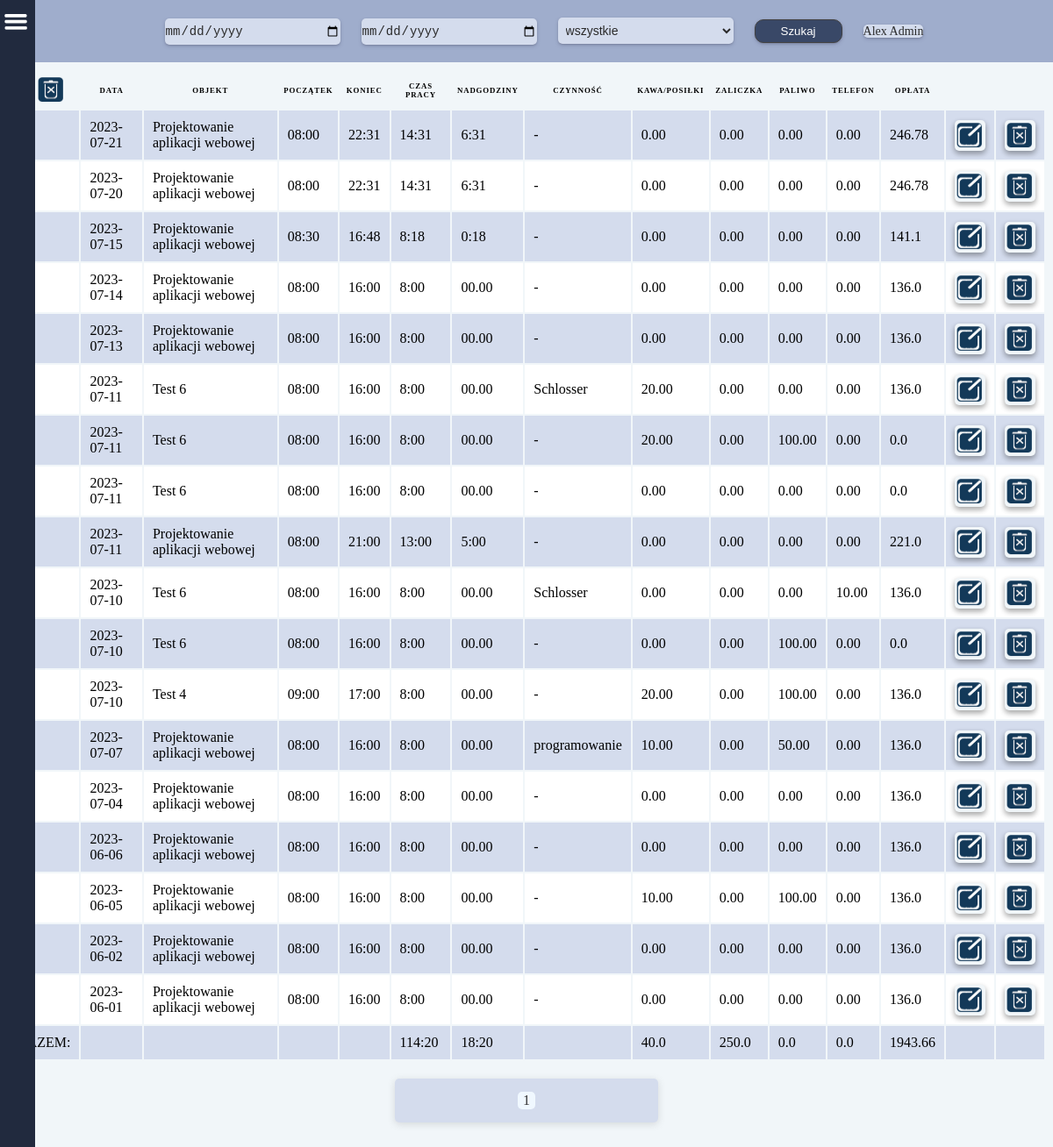
Screenshot of /user_raport/1/ (signed in) with the database file from the repository.
### users/models.py (models this page shows, shortened)
class CustomUser(AbstractBaseUser, PermissionsMixin):
    acceptation = models.BooleanField(
        _('Zatwierdź'),
        default=False,
    )
    username = models.CharField(
        _('Użytkownik'),
        null=True,
        max_length= 255,
        )
    email = models.EmailField(_("email"), unique=True)
    fp_token = models.CharField(
        null=True,
        max_length=192,
        unique=True,
    )
    token_expiration = models.DateTimeField(
        _('Czas życia tokena'),
        null=True,
        blank=True,
    )
    ip_address = models.JSONField(
        null=True,
    )
    birthday = models.CharField(
        _('Data urodzenia'),
        null=True,
        max_length= 55,
        )
    birthplace = models.CharField(
        _('Miejsce urodzenia'),
        null=True,
        max_length= 255,
        )
    workplace = models.CharField(
        _('Miejsce pracy'),
        null=True,
        max_length= 255,
        )
    religion = models.CharField(
        _('Religia'),
        null=True,
        max_length= 255,
        )
    insurance_number = models.CharField(
        _('Numer ubezpieczenia'),
        null=True,
        max_length= 255,
        )
    tax_number = models.CharField(
        _('Numer podatkowy'),
        null=True,
        max_length= 255,
        )
    adress_pl = models.CharField(
        _('Adres w Polsce'),
        null=True,
        max_length= 255,
        )
    adress_de = models.CharField(
        _('Adres w Niemczech'),
        null=True,
        max_length= 255,
        )
    profession = models.CharField(
        _('Zawód'),
        null=True,
        max_length= 255,
        )
    position = models.CharField(
        _('Stanowisko (pracuje w)'),
        null=True,
        max_length= 255,
        )
    internal_tax_number = models.CharField(
        _('Wewnętrzny numer podatkowy'),
        null=True,
        max_length= 255,
        )
    nfz_name = models.CharField(
        _('NFZ - nazwa'),
        null=True,
        max_length= 255,
        )
    nfz_adress = models.CharField(
        _('NFZ - adres'),
        null=True,
        max_length= 255,
        )
    phone_number = models.CharField(
        _('Telefon'),
        null=True,
        max_length= 255,
        )
    bank = models.CharField(
        _('Nazwa banku'),
        null=True,
        max_length= 255,
        )
    bic_swift = models.CharField(
        _('BIC/SWIFT'),
        null=True,
        max_length= 255,
        )
    bank_account = models.CharField(
        _('Konto i właściciel'),
        null=True,
        max_length= 255,
        )
    health_insurance_de = models.CharField(
        _('Ubezpieczenie w Niemczech'),
        null=True,
        max_length= 255,
        )
    health_insurance_de_number = models.CharField(
        _('KK VersNr'),
        null=True,
        max_length= 255,
        )
    shoe_size = models.CharField(
        _('Rozmiar buta'),
        null=True,
        max_length= 255,
        )
    growth = models.CharField(
        _('Wzrost'),
        null=True,
        max_length= 255,
        )
    work_clothes = models.CharField(
        _('Ubranie robocze'),
        null=True,
        max_length= 255,
        )
    rights = models.CharField(
        _('Uprawnienia'),
        null=True,
        max_length= 255,
        )
    payment = models.FloatField(
        _('Stawka za godzinę'),
        default=0
    )
    vacations_days_quantity = models.IntegerField(
        _('Ilość przysługujących dni urlopu'),
        default=0,
    )
    vacations_days_quantity_de = models.IntegerField(
        _('Ilość przysługujących dni urlopu'),
        default=0,
    )
    vacacions_on_demand = models.IntegerField(
        _('Ilość dni urlopu na żądanie'),
        default=4,
    )
    cares_vacations = models.IntegerField(
        _('Ilość dni urlopu opiekuńczego'),
        default=5,
    )
    force_majeure_vacations = models.IntegerField(
        _('Ilość godzin urlopu z powodu siły wyższej'),
        default=16,
    )
    compassionate_vacations = models.IntegerField(
        _('Ilość dni urlopu okolicznościowego'),
        default=2,
    )
    last_year_vacations_days_quantity = models.IntegerField(
        _('Ilość przysługujących dni urlopu za zeszły rok'),
        default=0,
    )
    last_year_vacations_days_quantity_de = models.IntegerField(
        _('Ilość przysługujących dni urlopu za zeszły rok'),
        default=0,
    )
    days_to_use_in_current_year = models.IntegerField(
        _('Do użycia w bieżącym roku'),
        default=0,
    )
    days_to_use_in_current_year_de = models.IntegerField(
        _('Do użycia w bieżącym roku'),
        default=0,
    )
    is_staff = models.BooleanField(default=False)
    is_active = models.BooleanField(default=True)
    date_joined = models.DateTimeField(
        _('Data rejestracji'),
        default=timezone.now,
        )
    USERNAME_FIELD = "email"
    EMAIL_FIELD = "email"
    REQUIRED_FIELDS = []
    objects = CustomUserManager()

### main/models.py (models this page shows, shortened)
class Work(models.Model):
    date = models.CharField(
        null=False,
        default='00-00-00',
        max_length=8,
        verbose_name='Data',
    )
    username = models.CharField(
        null=True,
        max_length=125,
        verbose_name='Imię użytkownika',
    )
    timestart = models.CharField(
        null=False,
        default='00:00',
        max_length=5,
        verbose_name='Początek',
    )
    timefinish = models.CharField(
        null=False,
        default='00:00',
        max_length=5,
        verbose_name='Koniec',
    )
    diff_time = models.CharField(
        null=True,
        default='00:00',
        max_length=5,
        verbose_name='Czas pracy',
    )
    over_time = models.CharField(
        null=True,
        default='00:00',
        max_length=5,
        verbose_name='Nadgodziny',
    )
    sum_time_sec = models.FloatField(
        null=True,
        default=0.00,
        verbose_name='Czas pracy razem',
    )
    sum_over_time_sec = models.CharField(
        null=True,
        default='00:00',
        max_length=5,
        verbose_name='Nadgodziny',
    )
    work_object = models.CharField(
        null=True,
        max_length=100,
        verbose_name='Miejsce pracy',
    )
    work_type = models.CharField(
        null=True,
        max_length=100,
        verbose_name='Czynność',
    )
    coffee_food = models.CharField(
        null=True,
        max_length=100,
        verbose_name='Kawa/Posiłki',
    )
    fuel = models.CharField(
        null=True,
        max_length=100,
        verbose_name='Paliwo',
    )
    prepayment = models.CharField(
        null=True,
        max_length=100,
        verbose_name='Zaliczka',
    )
    phone_costs = models.CharField(
        null=True,
        max_length=100,
        verbose_name='Telefon',
    )
    payment = models.CharField(
        null=True,
        default=0.00,
        max_length=100,
        verbose_name='Kwota',
    )
    payment_hour = models.FloatField(
        default=0,
        verbose_name='Stawka za godzinę',
    )
    user = models.ManyToManyField(
        CustomUser,
    )
    work_objects = models.ManyToManyField(
        'WorkObject'
    )

### main/views.py (the view, shortened to what this page needs)
# urls.py: path('user_raport/<user_pk>/', getUserRaport, name='user_raport'),
def getUserRaport(request, user_pk):
    user = get_object_or_404(CustomUser, id=user_pk)
    work_objects = WorkObject.objects.filter(user__id=user_pk)
    if request.user.is_superuser:
        try:
            works = Work.objects.prefetch_related('user').order_by('-date')
        except Exception as e:
            error = f'Nie można wyświetlić raport z powodu błędu: {e}'
            return render(request, 'error.html', context=error)
    else:
        try:
            works = Work.objects.filter(user=request.user).order_by('-date')
        except Exception as e:
            error = f'Nie można wyświetlić raport z powodu błędu: {e}'
            return render(request, 'error.html', context=error)
    total_fields = {
            'total_coffee_food': 'coffee_food',
            'total_fuel': 'fuel',
            'total_prepayment': 'prepayment',
            'total_phone_costs': 'phone_costs',
            'total_payment': 'payment',
            'total_sum_time_sec': 'sum_time_sec',
            'total_sum_over_time_sec': 'sum_over_time_sec'
        }
    totals = {}
    for field_name, field in total_fields.items():
        total = Work.objects.filter(
            user__id=user_pk
            ).aggregate(
            total=Sum(field)
            )['total']
        totals[field_name] = total
    if totals['total_sum_time_sec']:
        total_hours = totals['total_sum_time_sec'] // 3600
        total_sec = totals['total_sum_time_sec'] % 3600
        total_min = total_sec // 60
        total_work_time = f'{int(total_hours)}:{int(total_min)}'
    else:
        total_work_time = '0:00'
    if totals['total_sum_over_time_sec']:
        total_hours = totals['total_sum_over_time_sec'] // 3600
        total_sec = totals['total_sum_over_time_sec'] % 3600
        total_min = total_sec // 60
        if total_min < 10 or total_min == 0.0:
            total_work_over_time = f'{int(total_hours)}:0{int(total_min)}'
        else:
            total_work_over_time = f'{int(total_hours)}:{int(total_min)}'
    else:
        total_work_over_time = '0:00'
    paginator = Paginator(works, 35)
    page_number = request.GET.get('page')
    page_obj = paginator.get_page(page_number)
    context = {
        'user': user,
        'works': works,
        'work_objects': work_objects,
        'total_coffee_food': totals['total_coffee_food'],
        'total_fuel': totals['total_fuel'],
        'total_prepayment': totals['total_prepayment'],
        'total_phone_costs': totals['total_phone_costs'],
        'total_payment': totals['total_payment'],
        'total_work_time': total_work_time,
        'total_work_over_time': total_work_over_time,
        'page_obj': page_obj,
    }
    return render(request, 'user_raport.html', context)

### main/templates/user_raport.html (shortened to what this page needs)
{% extends 'base.html' %}
{% load static %}
    {% block content %}
    <div class="page-container">
        <div class="filter-container">
            <form method="POST">
                <input class="input_" name="sorted_from" id="datetimepicker" type="date" value="date">
                <input class="input_" name="sorted_to" id="datetimepicker" type="date" value="date">
                <select class="input_" name="work_object">
                    <option value="">wszystkie</option>
                </select>
                <button class="btn"><p class="btn-title">Szukaj</p></button>
                <a href="{% url 'user' user.pk %}" class="input_">{{ user.username }}</a>
            </form>
        </div>
        <div class="container">
            <table>
                <form method="POST">
                <thead>
                    <tr>
                        <th>
                            <input type="image" src="{% static 'images/delete.png' %}" width="30" height="30">
                        </th>
                        <th>Data</th>
                        <th>Objekt</th>
                        <th>Początek</th>
                        <th>Koniec</th>
                        <th>Czas pracy</th>
                        <th>Nadgodziny</th>
                        <th>Czynność</th>
                        <th>Kawa/Posiłki</th>
                        <th>Zaliczka</th>
                        <th>Paliwo</th>
                        <th>Telefon</th>
                        <th>Opłata</th>
                    </tr>
                </thead>
                {% for work in page_obj %}
                    <tr>
                        <td>
                        </td>
                        <td data-label="Data">{{work.date}}</td>
                        <td data-label="Objekt">{{work.work_object}}</td>
                        <td data-label="Początek">{{work.timestart}}</td>
                        <td data-label="Koniec">{{work.timefinish}}</td>
                        <td data-label="Czas pracy">{{work.diff_time}}</td>
                        <td data-label="Nadgodziny">{{work.over_time}}</td>
                        {% if work.work_type %}
                            <td class="odd" data-label="Czynność">{{work.work_type}}</td>
                        {% else %}
                            <td class="odd" data-label="Czynność"> - </td>
                        {% endif %}
                        <td data-label="Kawa/Posiłki">{{work.coffee_food}}</td>
                        <td data-label="Zaliczka">{{work.prepayment}}</td>
                        <td data-label="Paliwo">{{work.fuel}}</td>
                        <td data-label="Telefon">{{work.phone_costs}}</td>
                        <td data-label="Opłata">{{work.payment}}</td>
                        <td class="ch">
                            <a class="label_img" href="{% url 'update_user_work' work.pk %}" >
                                <img src="{% static 'images/edit.png' %}" width="30" height="30">
                            </a>
                        </td>
                        <td class="nch">
                            <a class="label_img" href="{% url 'deleteUserWorkQuastion' work.pk %}">
                                <img src="{% static 'images/delete.png' %}" width="30" height="30">
                            </a>
                        </td>
                    </tr>
                {% endfor %}
                    <tr>
                        <td data-label="RAZEM">RAZEM:</td>
                        <td></td>
                        <td></td>
                        <td></td>
                        <td></td>
                        <td data-label="Czas pracy">{{total_work_time}}</td>
                        <td data-label="Nadgodziny">{{total_work_over_time}}</td>
                        <td ></td>
                        <td data-label="Kawa/Posiłki">{{total_coffee_food}}</td>
                        <td data-label="Zaliczka">{{total_fuel}}</td>
                        <td data-label="Paliwo">{{total_prepayment}}</td>
                        <td data-label="Telefon">{{total_phone_costs}}</td>
                        <td data-label="Opłata">{{total_payment}}</td>
                        <td></td>
                        <td></td>
                    </tr>
                </form>
            </table>
            <div class="pagination">
                <span class="step-links">
                    <span class="current-page"><p>{{ page_obj.number }}</p></span>
                </span>
            </div>
        </div>
    </div>
    {% endblock %}

### rows the page displays
CustomUser: username "Alex Admin"
Work: date "2023-07-21", work_object "Projektowanie aplikacji webowej", timestart "08:00", timefinish "22:31", diff_time "14:31", over_time "6:31", coffee_food "0.00", prepayment "0.00", fuel "0.00", phone_costs "0.00", payment "246.78"
Work: date "2023-07-20", work_object "Projektowanie aplikacji webowej", timestart "08:00", timefinish "22:31", diff_time "14:31", over_time "6:31", coffee_food "0.00", prepayment "0.00", fuel "0.00", phone_costs "0.00", payment "246.78"
Work: date "2023-07-15", work_object "Projektowanie aplikacji webowej", timestart "08:30", timefinish "16:48", diff_time "8:18", over_time "0:18", coffee_food "0.00", prepayment "0.00", fuel "0.00", phone_costs "0.00", payment "141.1"
Work: date "2023-07-14", work_object "Projektowanie aplikacji webowej", timestart "08:00", timefinish "16:00", diff_time "8:00", over_time "00.00", coffee_food "0.00", prepayment "0.00", fuel "0.00", phone_costs "0.00", payment "136.0"
Work: date "2023-07-13", work_object "Projektowanie aplikacji webowej", timestart "08:00", timefinish "16:00", diff_time "8:00", over_time "00.00", coffee_food "0.00", prepayment "0.00", fuel "0.00", phone_costs "0.00", payment "136.0"
Work: date "2023-07-11", work_object "Test 6", timestart "08:00", timefinish "16:00", diff_time "8:00", over_time "00.00", work_type "Schlosser", coffee_food "20.00", prepayment "0.00", fuel "0.00", phone_costs "0.00", payment "136.0"
Work: date "2023-07-11", work_object "Test 6", timestart "08:00", timefinish "16:00", diff_time "8:00", over_time "00.00", coffee_food "20.00", prepayment "0.00", fuel "100.00", phone_costs "0.00", payment "0.0"
Work: date "2023-07-11", work_object "Test 6", timestart "08:00", timefinish "16:00", diff_time "8:00", over_time "00.00", coffee_food "0.00", prepayment "0.00", fuel "0.00", phone_costs "0.00", payment "0.0"
Work: date "2023-07-11", work_object "Projektowanie aplikacji webowej", timestart "08:00", timefinish "21:00", diff_time "13:00", over_time "5:00", coffee_food "0.00", prepayment "0.00", fuel "0.00", phone_costs "0.00", payment "221.0"
Work: date "2023-07-10", work_object "Test 6", timestart "08:00", timefinish "16:00", diff_time "8:00", over_time "00.00", work_type "Schlosser", coffee_food "0.00", prepayment "0.00", fuel "0.00", phone_costs "10.00", payment "136.0"
Work: date "2023-07-10", work_object "Test 6", timestart "08:00", timefinish "16:00", diff_time "8:00", over_time "00.00", coffee_food "0.00", prepayment "0.00", fuel "100.00", phone_costs "0.00", payment "0.0"
Work: date "2023-07-10", work_object "Test 4", timestart "09:00", timefinish "17:00", diff_time "8:00", over_time "00.00", coffee_food "20.00", prepayment "0.00", fuel "100.00", phone_costs "0.00", payment "136.0"
Work: date "2023-07-07", work_object "Projektowanie aplikacji webowej", timestart "08:00", timefinish "16:00", diff_time "8:00", over_time "00.00", work_type "programowanie", coffee_food "10.00", prepayment "0.00", fuel "50.00", phone_costs "0.00", payment "136.0"
Work: date "2023-07-04", work_object "Projektowanie aplikacji webowej", timestart "08:00", timefinish "16:00", diff_time "8:00", over_time "00.00", coffee_food "0.00", prepayment "0.00", fuel "0.00", phone_costs "0.00", payment "136.0"
Work: date "2023-06-06", work_object "Projektowanie aplikacji webowej", timestart "08:00", timefinish "16:00", diff_time "8:00", over_time "00.00", coffee_food "0.00", prepayment "0.00", fuel "0.00", phone_costs "0.00", payment "136.0"
Work: date "2023-06-05", work_object "Projektowanie aplikacji webowej", timestart "08:00", timefinish "16:00", diff_time "8:00", over_time "00.00", coffee_food "10.00", prepayment "0.00", fuel "100.00", phone_costs "0.00", payment "136.0"
Work: date "2023-06-02", work_object "Projektowanie aplikacji webowej", timestart "08:00", timefinish "16:00", diff_time "8:00", over_time "00.00", coffee_food "0.00", prepayment "0.00", fuel "0.00", phone_costs "0.00", payment "136.0"
Work: date "2023-06-01", work_object "Projektowanie aplikacji webowej", timestart "08:00", timefinish "16:00", diff_time "8:00", over_time "00.00", coffee_food "0.00", prepayment "0.00", fuel "0.00", phone_costs "0.00", payment "136.0"

### other values shown
{{ total_work_time }} "114:20"
{{ total_work_over_time }} "18:20"
{{ total_coffee_food }} "40.0"
{{ total_fuel }} "250.0"
{{ total_prepayment }} "0.0"
{{ total_phone_costs }} "0.0"
{{ total_payment }} "1943.66"
{{ page_obj.number }} "1"
